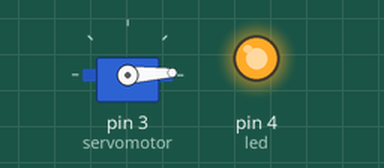
This sketch was run on a simulated Arduino Uno, built with avr-gcc and run on an emulated ATmega328P. On the bench: servo, output pins drawn as LEDs (lit = HIGH).

Above: at 0.05 s.
At 1.4 s:
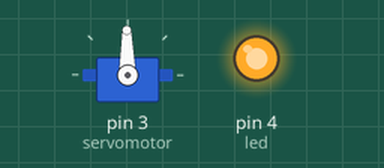
At 2.75 s:
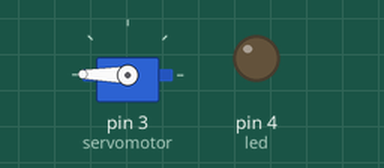
At 5.4 s:
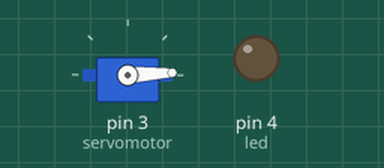
Timing chart, 0 to 7.1 s (numbered marks = the images above):
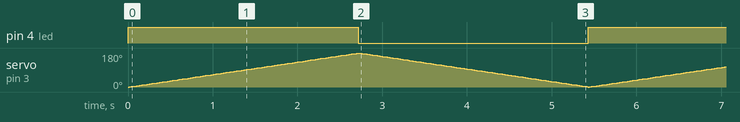

The sketch:

controlando_motores1.ino
```cpp
#include <Servo.h>

int posicao = 0;
int i = 0;

Servo servomotor;
#define led 4

void setup()
{
  servomotor.attach(3, 50, 2500);
  pinMode(led, OUTPUT);
}

void loop()
{
  while(1 > 0){

    for(posicao = 0; posicao < 180; posicao = posicao + 1){
      servomotor.write(posicao);
      digitalWrite(led, HIGH);
      delay(15);
    }

    for(posicao = 180; posicao > 0; posicao = posicao - 1){
      servomotor.write(posicao);
      digitalWrite(led, LOW);
      delay(15);
    }
  }
}
```

Measured:
- by itself, pin 4 (led): alternates HIGH for 2.7 s and LOW for 2.7 s
